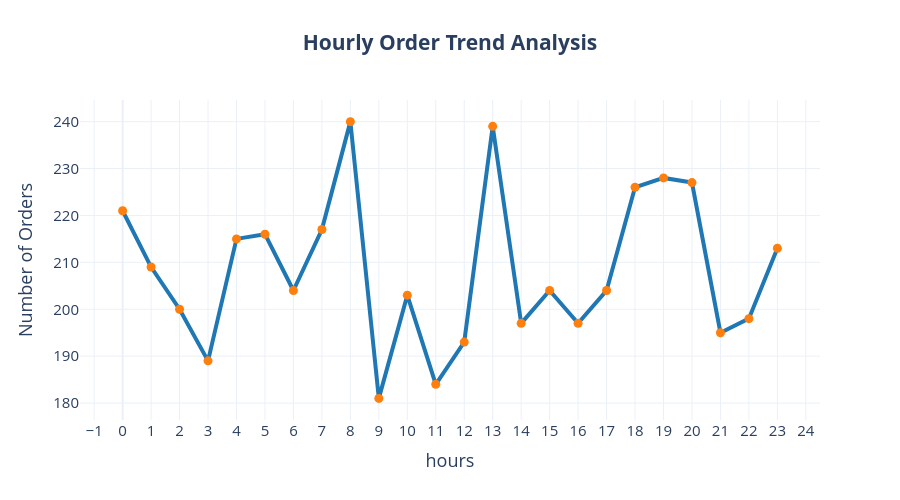

Notebook source saved alongside this figure:
### Markdown cell above
**Hourly Orders Trends Analysis**

### Code cell
import plotly.express as px

# Group data by hour
hourly_orders = (
    df.groupby("hours")["order_id"]
      .count()
      .reset_index(name="Orders")
)

# Create Interactive Line Chart
fig = px.line(
    hourly_orders,
    x="hours",
    y="Orders",
    markers=True,
    title="<b>Hourly Order Trend Analysis</b>",
    labels={
        "hour": "Hour of the Day",
        "Orders": "Number of Orders"
    },
    template="plotly_white"
)

# Customize the chart
fig.update_traces(
    line=dict(color="#1f77b4", width=4),
    marker=dict(size=9, color="#ff7f0e")
)

fig.update_layout(
    title_x=0.5,
    font=dict(size=15),
    xaxis=dict(
        tickmode='linear',
        dtick=1,
        showgrid=True
    ),
    yaxis=dict(showgrid=True),
    hovermode="x unified",
    width=900,
    height=500
)

fig.show()

### Figure 1 — Plotly figure (JSON) as saved in the notebook; plotly's stock layout.template omitted (floating-point values rounded to 4 significant figures)
{"data": [{"hovertemplate": "hours=%{x}<br>Number of Orders=%{y}<extra></extra>", "legendgroup": "", "line": {"color": "#1f77b4", "dash": "solid", "width": 4}, "marker": {"color": "#ff7f0e", "size": 9, "symbol": "circle"}, "mode": "lines+markers", "name": "", "orientation": "v", "showlegend": false, "type": "scatter", "x": [0, 1, 2, 3, 4, 5, 6, 7, 8, 9, 10, 11, 12, 13, 14, 15, 16, 17, 18, 19, 20, 21, 22, 23], "xaxis": "x", "y": [221, 209, 200, 189, 215, 216, 204, 217, 240, 181, 203, 184, 193, 239, 197, 204, 197, 204, 226, 228, 227, 195, 198, 213], "yaxis": "y"}], "layout": {"font": {"size": 15}, "height": 500, "hovermode": "x unified", "legend": {"tracegroupgap": 0}, "title": {"text": "<b>Hourly Order Trend Analysis</b>", "x": 0.5}, "width": 900, "xaxis": {"anchor": "y", "domain": [0, 1], "dtick": 1, "showgrid": true, "tickmode": "linear", "title": {"text": "hours"}}, "yaxis": {"anchor": "x", "domain": [0, 1], "showgrid": true, "title": {"text": "Number of Orders"}}}}
